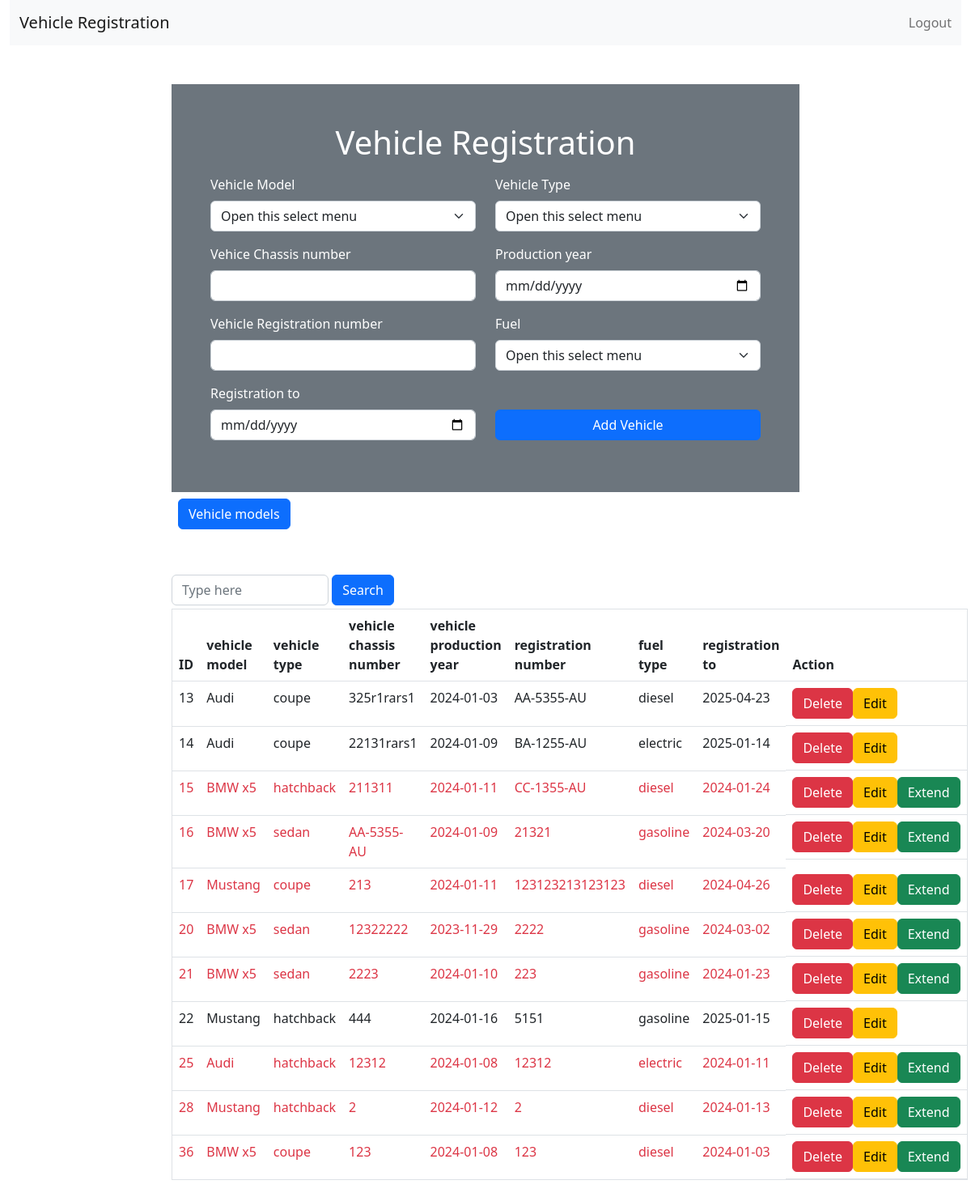
/admin.php (signed in), run on the app's committed database.
### tables this page shows
CREATE TABLE `registrations` (
  `id` int(11) NOT NULL,
  `model` int(11) DEFAULT 0,
  `type` int(11) NOT NULL,
  `chassis_number` text NOT NULL,
  `production_year` date NOT NULL,
  `registration_number` text NOT NULL,
  `fuel_type` int(11) NOT NULL,
  `registration_to` date NOT NULL
);

CREATE TABLE `vehicle_models` (
  `id` int(11) NOT NULL,
  `vehicle_model` varchar(255) NOT NULL
);

CREATE TABLE `vehicle_types` (
  `id` int(11) NOT NULL,
  `vehicle_type` varchar(255) NOT NULL
);

CREATE TABLE `fuel_types` (
  `id` int(11) NOT NULL,
  `fuel_type` varchar(255) NOT NULL
);

### Classes/Vehicle.php (called while the page is built, shortened)
<?php
class Vehicle extends Database
{
    public function getAllVehicles()
    {
        $dbObj = $this->getDbObj();
        $sql = "SELECT reg.id, vehicle_models.vehicle_model as model, vehicle_types.vehicle_type as type, reg.chassis_number,
        reg.production_year, reg.registration_number, fuel_types.fuel_type, reg.registration_to FROM
        registrations as reg
        LEFT JOIN vehicle_models on reg.model = vehicle_models.id
        JOIN vehicle_types on reg.type = vehicle_types.id
        JOIN fuel_types on reg.fuel_type = fuel_types.id
        ORDER BY reg.id";
        $stmt = $dbObj->prepare($sql);
        $stmt->execute();
        $vehicles = $stmt->fetchAll(PDO::FETCH_ASSOC);
        return $vehicles;
    }
}

### admin.php (the view, shortened to what this page needs)
<?php
require_once './autoload.php';
$data = $_SESSION['data'] ?? [];
$vehicles = $vehicleObj->getAllVehicles();
?>
<!DOCTYPE html>
<html>
<head>
    <link rel="stylesheet" href="https://cdn.jsdelivr.net/npm/bootstrap@5.2.3/dist/css/bootstrap.min.css">
    <link rel="stylesheet" href="https://cdn.jsdelivr.net/npm/bootstrap-icons@1.10.4/font/bootstrap-icons.css">
</head>
<body>
    <div class="container-fluid">
        <div class="row justify-content-center">
            <div class="col-12">
                <nav class="navbar navbar-expand-lg bg-light">
                    <div class="container-fluid">
                        <a class="navbar-brand" href="index.php">Vehicle Registration</a>
                        <div id="navbarSupportedContent">
                            <a href="logout.php" class="navbar-text mb-0 ml-3">Logout</a>
                        </div>
                    </div>
                </nav>
            </div>
            <div class="col-8">
                <div class="mt-5 bg-secondary text-white p-5 ">
                    <h1 class="text-center mb-3">Vehicle Registration</h1>
                    <form action="add-vehicle.php" method="POST">
                        <div class="row">
                            <div class="col-6">
                                <div class="mb-3">
                                    <label for="model" class="form-label">Vehicle Model</label>
                                    <select id="model" class="form-select" name='model'>
                                        <option selected disabled>Open this select menu</option>
                                    </select>
                                </div>
                                <div class="mb-3">
                                    <label for="chassisNumber" class="form-label">Vehice Chassis number</label>
                                    <input name="chassis_number" type="text" class="form-control" id="chassisNumber" value="<?= isset($data['chassis_number']) ? $data['chassis_number'] : '' ?>">
                                </div>
                                <div class="mb-3">
                                    <label for="registratinNumber" class="form-label">Vehicle Registration number</label>
                                    <input name="registration_number" type="text" class="form-control" id="registratinNumber" value="<?= isset($data['registration_number']) ? $data['registration_number'] : '' ?>">
                                </div>
                                <div class="mb-3">
                                    <label for="registrationDate" class="form-label">Registration to</label>
                                    <input name="registration_to" type="date" class="form-control" id="registrationDate" value="<?= isset($data['registration_to']) ? $data['registration_to'] : '' ?>">
                                </div>
                            </div>
                            <div class="col-6">
                                <div class="mb-3">
                                    <label for="model" class="form-label">Vehicle Type</label>
                                    <select id="type" class="form-select" name='type'>
                                        <option selected disabled>Open this select menu</option>
                                    </select>
                                </div>
                                <div class="mb-3">
                                    <label for="productionYear" class="form-label">Production year</label>
                                    <input name="production_year" type="date" class="form-control" id="productionYear" value="<?= isset($data['production_year']) ? $data['production_year'] : '' ?>">
                                </div>
                                <div class="mb-3">
                                    <label for="fuel_type" class="form-label">Fuel</label>
                                    <select id="fuel_type" class="form-select" name='fuel_type'>
                                        <option selected disabled>Open this select menu</option>
                                    </select>
                                </div>
                                <div class="mb-3">
                                    <div class="mt-5">
                                        <button type="submit" class="btn btn-primary w-100">Add Vehicle</button>
                                    </div>
                                </div>
                            </div>
                        </div>
                    </form>
                </div>
                <div class="text-white p-2 ">
                    <a href="view-vehicleModels.php" class="btn btn-primary">Vehicle models</a>
                </div>
            </div>
        </div>
        <div class="row">
            <div class="col-8 offset-2 pt-5">
                <form action="" method="GET">
                    <input value="<?= isset($_GET['search']) ? $_GET['search'] : '' ?>" id="search" class="form-control w-25 d-inline" type="text" placeholder="Type here" name="search">
                    <button type="submit" class="btn btn-primary mb-1">Search</button>
                </form>
                <table class="table border">
                    <thead>
                        <tr>
                            <th scope="col">ID</th>
                            <th scope="col">vehicle model</th>
                            <th scope="col">vehicle type</th>
                            <th scope="col">vehicle chassis number</th>
                            <th scope="col">vehicle production year</th>
                            <th scope="col">registration number</th>
                            <th scope="col">fuel type</th>
                            <th scope="col">registration to</th>
                            <th scope="col">Action</th>
                        </tr>
                    </thead>
                    <tbody>
                        <?php foreach (isset($searchData) ? $searchData : $vehicles as  $vehicle) : ?>
                            <?php
                            $x = $vehicle['registration_to'];
                            $date1 = new DateTime($x);
                            $date2 = new DateTime(date('Y-m-d'));
                            $interval = $date1->diff($date2);
                            $timeDif  = $interval->format('%a');
                            if ($date1 < $date2) {
                                $registration_status = 'expired';
                                $tableColor = 'text-danger';
                            } elseif ($timeDif < 30) {
                                $registration_status = '1_month';
                                $tableColor = 'text-warning';
                            } else {
                                $registration_status = 'notdue';
                                $tableColor = 'text-dark';
                            }
                            ?>
                            <tr class="<?= $tableColor ?>">
                                <td><?= $vehicle['id'] ?></td>
                                <td><?php if ($vehicle['model'] == null) {
                                        echo "Model not in Database";
                                    } else {
                                        echo $vehicle['model'];
                                    } ?></td>
                                <td><?= $vehicle['type'] ?></td>
                                <td><?= $vehicle['chassis_number'] ?></td>
                                <td><?= $vehicle['production_year'] ?></td>
                                <td><?= $vehicle['registration_number'] ?></td>
                                <td><?= $vehicle['fuel_type'] ?></td>
                                <td><?= $vehicle['registration_to'] ?></td>
                                <td class="d-flex">
                                    <a href="delete_vehicle.php?id=<?= $vehicle['id'] ?>" class="btn btn-danger">Delete</a>
                                    <a href="edit_vehicle.php?id=<?= $vehicle['id'] ?>" class="btn btn-warning">Edit</a>
                                    <?php if ($registration_status == "expired" || $registration_status == "1_month") : ?>
                                        <a href="extend_registration.php?id=<?= $vehicle['id'] ?>" class="btn btn-success">Extend</a>
                                    <?php endif; ?>
                                </td>
                            </tr>
                            <?php $registration_status = null;
                            ?>
                        <?php endforeach; ?>
                    </tbody>
                </table>
            </div>
        </div>
    </div>
</body>
</html>

### admin.php (style rules this page uses)
a { text-decoration: none; }

### data on the page
registrations: id "13", model.vehicle_model "Audi", type.vehicle_type "coupe", chassis_number "325r1rars1", production_year "2024-01-03", registration_number "AA-5355-AU", fuel_type.fuel_type "diesel", registration_to "2025-04-23"
registrations: id "14", model.vehicle_model "Audi", type.vehicle_type "coupe", chassis_number "22131rars1", production_year "2024-01-09", registration_number "BA-1255-AU", fuel_type.fuel_type "electric", registration_to "2025-01-14"
registrations: id "15", model.vehicle_model "BMW x5", type.vehicle_type "hatchback", chassis_number "211311", production_year "2024-01-11", registration_number "CC-1355-AU", fuel_type.fuel_type "diesel", registration_to "2024-01-24"
registrations: id "16", model.vehicle_model "BMW x5", type.vehicle_type "sedan", chassis_number "AA-5355-AU", production_year "2024-01-09", registration_number "21321", fuel_type.fuel_type "gasoline", registration_to "2024-03-20"
registrations: id "17", model.vehicle_model "Mustang", type.vehicle_type "coupe", chassis_number "213", production_year "2024-01-11", registration_number "123123213123123", fuel_type.fuel_type "diesel", registration_to "2024-04-26"
registrations: id "20", model.vehicle_model "BMW x5", type.vehicle_type "sedan", chassis_number "12322222", production_year "2023-11-29", registration_number "2222", fuel_type.fuel_type "gasoline", registration_to "2024-03-02"
registrations: id "21", model.vehicle_model "BMW x5", type.vehicle_type "sedan", chassis_number "2223", production_year "2024-01-10", registration_number "223", fuel_type.fuel_type "gasoline", registration_to "2024-01-23"
registrations: id "22", model.vehicle_model "Mustang", type.vehicle_type "hatchback", chassis_number "444", production_year "2024-01-16", registration_number "5151", fuel_type.fuel_type "gasoline", registration_to "2025-01-15"
registrations: id "25", model.vehicle_model "Audi", type.vehicle_type "hatchback", chassis_number "12312", production_year "2024-01-08", registration_number "12312", fuel_type.fuel_type "electric", registration_to "2024-01-11"
registrations: id "28", model.vehicle_model "Mustang", type.vehicle_type "hatchback", chassis_number "2", production_year "2024-01-12", registration_number "2", fuel_type.fuel_type "diesel", registration_to "2024-01-13"
registrations: id "36", model.vehicle_model "BMW x5", type.vehicle_type "coupe", chassis_number "123", production_year "2024-01-08", registration_number "123", fuel_type.fuel_type "diesel", registration_to "2024-01-03"
